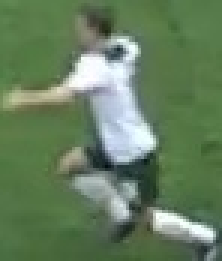
#> input picture output_videos/cropped_image.jpg, 74 x 87 px (shown 3 times larger)
$ jupyter execute color_assignment.ipynb
#> lines starting #> are read from the running program, lines starting #| are printed output that depends on the picture
[cell 1]
import cv2
import matplotlib.pyplot as plt
import numpy
from sklearn.cluster import KMeans

[cell 2]
impage_path = "../output_videos/cropped_image.jpg"
image = cv2.imread(impage_path)
#> image is the input picture: shape (87, 74, 3); mean B, G, R 94.4, 126.7, 101.5
image = cv2.cvtColor(image, cv2.COLOR_BGR2RGB)

[cell 3]
plt.imshow(image);

[cell 4]
#now we take the top half of the image
top_half_image = image[0: int(image.shape[0]/2), :]
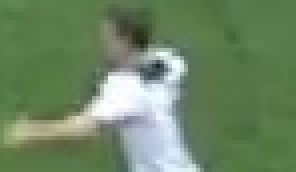
#> top_half_image: shape (43, 74, 3) (shown 4 times larger); mean R, G, B 109.1, 134.2, 100
plt.imshow(top_half_image);

## Cluster the iamge into 2 cluster

[cell 5]
#rechape the image into 2d array
image_2d = top_half_image.reshape(-1,3)

#performs k=means clustering with 2 clusters
kmeans = KMeans(n_clusters=2,random_state=0)
kmeans.fit(image_2d)

#get the cluster labels
labels = kmeans.labels_

#rechape the labels into the original image shape
clustered_image = labels.reshape(top_half_image.shape[0], top_half_image.shape[1])

#display the cluster image
plt.imshow(clustered_image)
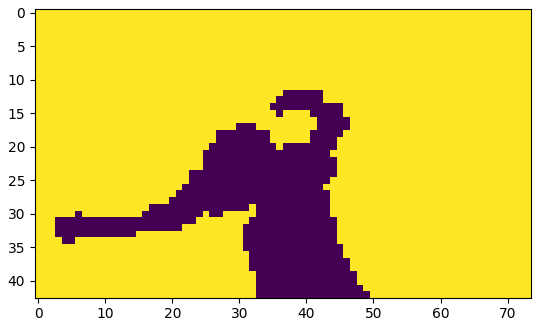
#> figure drawn by matplotlib, 1 panel

## now to know wich is the label that we won't need..

[cell 6]
corner_cluster = [clustered_image[0,0],
                  clustered_image[0,-1],
                  clustered_image[-1,0],
                  clustered_image[-1,-1]]
#> corner_cluster = [1, 1, 1, 1]
non_player_cluster = max(set(corner_cluster), key=corner_cluster.count)
#> non_player_cluster = 1
print(non_player_cluster)
#| 1

[cell 7]
player_cluster = non_player_cluster - 1
#> player_cluster = 0
print(player_cluster)
#| 0

[cell 8]
kmeans.cluster_centers_[player_cluster]
#> Out = [198.9, 208.9, 211.5]

[cell 9]
kmeans.cluster_centers_[non_player_cluster]
#> Out = [90.85, 119, 77.34]
